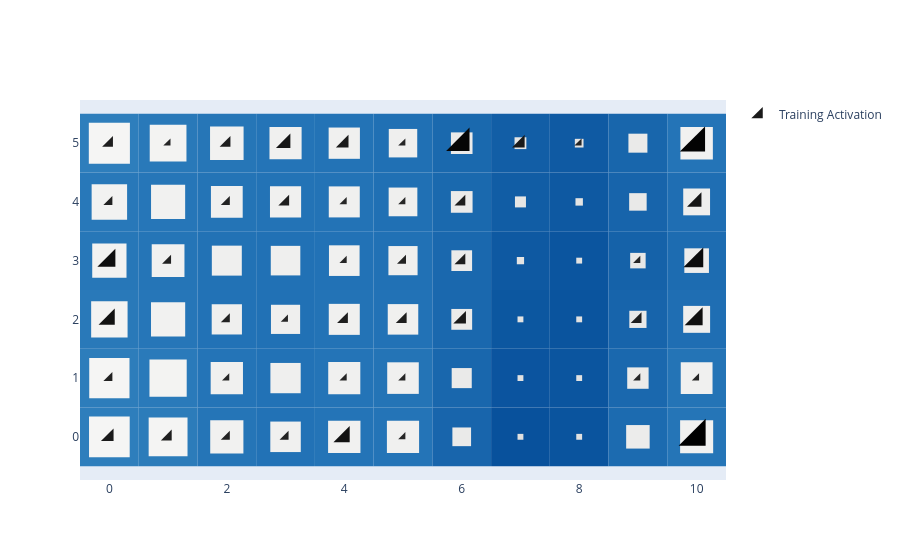

Notebook code for this chart:
### Code cell
basin.pond(base_style="iceflock") \
    .pad_layer() \
    .petal_layer() \
    .visualize();

### Figure 1 — Plotly figure (JSON) as saved in the notebook; plotly's stock layout.template omitted (floating-point values rounded to 4 significant figures)
{"data": [{"marker": {"color": [4, 3, 2, 2, 6, 1, 12, 2, 1, 1, 1, 1, 1, 6, 2, 1, 3, 3, 4, 3, 7, 7, 2, 1, 2, 3, 1, 8, 2, 2, 3, 1, 1, 3, 5, 3, 1, 3, 5, 4, 1, 10, 4, 1, 11], "colorscale": [[0.0, "rgb(38, 38, 38)"], [0.5, "rgb(16, 16, 16)"], [1.0, "rgb(0, 0, 0)"]], "line": {"color": [4, 3, 2, 2, 6, 1, 12, 2, 1, 1, 1, 1, 1, 6, 2, 1, 3, 3, 4, 3, 7, 7, 2, 1, 2, 3, 1, 8, 2, 2, 3, 1, 1, 3, 5, 3, 1, 3, 5, 4, 1, 10, 4, 1, 11], "colorscale": [[0.0, "rgb(38, 38, 38)"], [0.5, "rgb(16, 16, 16)"], [1.0, "rgb(0, 0, 0)"]], "width": 0}, "opacity": 1, "size": [14.0, 12.0, 10.0, 10.0, 18.0, 8.0, 30.0, 10.0, 8.0, 8.0, 8.0, 8.0, 8.0, 18.0, 10.0, 8.0, 12.0, 12.0, 14.0, 12.0, 20.0, 20.0, 10.0, 8.0, 10.0, 12.0, 8.0, 22.0, 10.0, 10.0, 12.0, 8.0, 8.0, 12.0, 16.0, 12.0, 8.0, 12.0, 16.0, 14.0, 8.0, 26.0, 14.0, 8.0, 28.0], "symbol": "triangle-se"}, "mode": "markers", "name": "Training Activation", "x": [0, 1, 2, 3, 4, 5, 10, 0, 2, 4, 5, 9, 10, 0, 2, 3, 4, 5, 6, 9, 10, 0, 1, 4, 5, 6, 9, 10, 0, 2, 3, 4, 5, 6, 10, 0, 1, 2, 3, 4, 5, 6, 7, 8, 10], "y": [0, 0, 0, 0, 0, 0, 0, 1, 1, 1, 1, 1, 1, 2, 2, 2, 2, 2, 2, 2, 2, 3, 3, 3, 3, 3, 3, 3, 4, 4, 4, 4, 4, 4, 4, 5, 5, 5, 5, 5, 5, 5, 5, 5, 5], "type": "scatter"}], "layout": {"shapes": [{"fillcolor": "rgb(46, 126, 188)", "layer": "between", "line": {"width": 0}, "type": "rect", "x0": -0.5, "x1": 0.5, "xref": "x", "y0": -0.5, "y1": 0.5, "yref": "y"}, {"fillcolor": "rgb(44, 124, 186)", "layer": "between", "line": {"width": 0}, "type": "rect", "x0": 0.5, "x1": 1.5, "xref": "x", "y0": -0.5, "y1": 0.5, "yref": "y"}, {"fillcolor": "rgb(37, 117, 183)", "layer": "between", "line": {"width": 0}, "type": "rect", "x0": 1.5, "x1": 2.5, "xref": "x", "y0": -0.5, "y1": 0.5, "yref": "y"}, {"fillcolor": "rgb(34, 114, 182)", "layer": "between", "line": {"width": 0}, "type": "rect", "x0": 2.5, "x1": 3.5, "xref": "x", "y0": -0.5, "y1": 0.5, "yref": "y"}, {"fillcolor": "rgb(36, 116, 183)", "layer": "between", "line": {"width": 0}, "type": "rect", "x0": 3.5, "x1": 4.5, "xref": "x", "y0": -0.5, "y1": 0.5, "yref": "y"}, {"fillcolor": "rgb(36, 116, 183)", "layer": "between", "line": {"width": 0}, "type": "rect", "x0": 4.5, "x1": 5.5, "xref": "x", "y0": -0.5, "y1": 0.5, "yref": "y"}, {"fillcolor": "rgb(24, 101, 172)", "layer": "between", "line": {"width": 0}, "type": "rect", "x0": 5.5, "x1": 6.5, "xref": "x", "y0": -0.5, "y1": 0.5, "yref": "y"}, {"fillcolor": "rgb(8, 81, 156)", "layer": "between", "line": {"width": 0}, "type": "rect", "x0": 6.5, "x1": 7.5, "xref": "x", "y0": -0.5, "y1": 0.5, "yref": "y"}, {"fillcolor": "rgb(10, 84, 158)", "layer": "between", "line": {"width": 0}, "type": "rect", "x0": 7.5, "x1": 8.5, "xref": "x", "y0": -0.5, "y1": 0.5, "yref": "y"}, {"fillcolor": "rgb(28, 107, 176)", "layer": "between", "line": {"width": 0}, "type": "rect", "x0": 8.5, "x1": 9.5, "xref": "x", "y0": -0.5, "y1": 0.5, "yref": "y"}, {"fillcolor": "rgb(37, 117, 183)", "layer": "between", "line": {"width": 0}, "type": "rect", "x0": 9.5, "x1": 10.5, "xref": "x", "y0": -0.5, "y1": 0.5, "yref": "y"}, {"fillcolor": "rgb(45, 125, 187)", "layer": "between", "line": {"width": 0}, "type": "rect", "x0": -0.5, "x1": 0.5, "xref": "x", "y0": 0.5, "y1": 1.5, "yref": "y"}, {"fillcolor": "rgb(42, 122, 186)", "layer": "between", "line": {"width": 0}, "type": "rect", "x0": 0.5, "x1": 1.5, "xref": "x", "y0": 0.5, "y1": 1.5, "yref": "y"}, {"fillcolor": "rgb(36, 116, 183)", "layer": "between", "line": {"width": 0}, "type": "rect", "x0": 1.5, "x1": 2.5, "xref": "x", "y0": 0.5, "y1": 1.5, "yref": "y"}, {"fillcolor": "rgb(34, 114, 182)", "layer": "between", "line": {"width": 0}, "type": "rect", "x0": 2.5, "x1": 3.5, "xref": "x", "y0": 0.5, "y1": 1.5, "yref": "y"}, {"fillcolor": "rgb(36, 116, 183)", "layer": "between", "line": {"width": 0}, "type": "rect", "x0": 3.5, "x1": 4.5, "xref": "x", "y0": 0.5, "y1": 1.5, "yref": "y"}, {"fillcolor": "rgb(36, 116, 182)", "layer": "between", "line": {"width": 0}, "type": "rect", "x0": 4.5, "x1": 5.5, "xref": "x", "y0": 0.5, "y1": 1.5, "yref": "y"}, {"fillcolor": "rgb(25, 103, 173)", "layer": "between", "line": {"width": 0}, "type": "rect", "x0": 5.5, "x1": 6.5, "xref": "x", "y0": 0.5, "y1": 1.5, "yref": "y"}, {"fillcolor": "rgb(11, 84, 159)", "layer": "between", "line": {"width": 0}, "type": "rect", "x0": 6.5, "x1": 7.5, "xref": "x", "y0": 0.5, "y1": 1.5, "yref": "y"}, {"fillcolor": "rgb(11, 85, 159)", "layer": "between", "line": {"width": 0}, "type": "rect", "x0": 7.5, "x1": 8.5, "xref": "x", "y0": 0.5, "y1": 1.5, "yref": "y"}, {"fillcolor": "rgb(26, 104, 174)", "layer": "between", "line": {"width": 0}, "type": "rect", "x0": 8.5, "x1": 9.5, "xref": "x", "y0": 0.5, "y1": 1.5, "yref": "y"}, {"fillcolor": "rgb(36, 116, 182)", "layer": "between", "line": {"width": 0}, "type": "rect", "x0": 9.5, "x1": 10.5, "xref": "x", "y0": 0.5, "y1": 1.5, "yref": "y"}, {"fillcolor": "rgb(41, 121, 185)", "layer": "between", "line": {"width": 0}, "type": "rect", "x0": -0.5, "x1": 0.5, "xref": "x", "y0": 1.5, "y1": 2.5, "yref": "y"}, {"fillcolor": "rgb(38, 118, 184)", "layer": "between", "line": {"width": 0}, "type": "rect", "x0": 0.5, "x1": 1.5, "xref": "x", "y0": 1.5, "y1": 2.5, "yref": "y"}, {"fillcolor": "rgb(34, 114, 182)", "layer": "between", "line": {"width": 0}, "type": "rect", "x0": 1.5, "x1": 2.5, "xref": "x", "y0": 1.5, "y1": 2.5, "yref": "y"}, {"fillcolor": "rgb(33, 113, 181)", "layer": "between", "line": {"width": 0}, "type": "rect", "x0": 2.5, "x1": 3.5, "xref": "x", "y0": 1.5, "y1": 2.5, "yref": "y"}, {"fillcolor": "rgb(35, 115, 182)", "layer": "between", "line": {"width": 0}, "type": "rect", "x0": 3.5, "x1": 4.5, "xref": "x", "y0": 1.5, "y1": 2.5, "yref": "y"}, {"fillcolor": "rgb(34, 114, 182)", "layer": "between", "line": {"width": 0}, "type": "rect", "x0": 4.5, "x1": 5.5, "xref": "x", "y0": 1.5, "y1": 2.5, "yref": "y"}, {"fillcolor": "rgb(26, 104, 174)", "layer": "between", "line": {"width": 0}, "type": "rect", "x0": 5.5, "x1": 6.5, "xref": "x", "y0": 1.5, "y1": 2.5, "yref": "y"}, {"fillcolor": "rgb(12, 87, 160)", "layer": "between", "line": {"width": 0}, "type": "rect", "x0": 6.5, "x1": 7.5, "xref": "x", "y0": 1.5, "y1": 2.5, "yref": "y"}, {"fillcolor": "rgb(10, 84, 158)", "layer": "between", "line": {"width": 0}, "type": "rect", "x0": 7.5, "x1": 8.5, "xref": "x", "y0": 1.5, "y1": 2.5, "yref": "y"}, {"fillcolor": "rgb(23, 100, 171)", "layer": "between", "line": {"width": 0}, "type": "rect", "x0": 8.5, "x1": 9.5, "xref": "x", "y0": 1.5, "y1": 2.5, "yref": "y"}, {"fillcolor": "rgb(31, 110, 179)", "layer": "between", "line": {"width": 0}, "type": "rect", "x0": 9.5, "x1": 10.5, "xref": "x", "y0": 1.5, "y1": 2.5, "yref": "y"}, {"fillcolor": "rgb(39, 119, 184)", "layer": "between", "line": {"width": 0}, "type": "rect", "x0": -0.5, "x1": 0.5, "xref": "x", "y0": 2.5, "y1": 3.5, "yref": "y"}, {"fillcolor": "rgb(37, 117, 183)", "layer": "between", "line": {"width": 0}, "type": "rect", "x0": 0.5, "x1": 1.5, "xref": "x", "y0": 2.5, "y1": 3.5, "yref": "y"}, {"fillcolor": "rgb(34, 114, 181)", "layer": "between", "line": {"width": 0}, "type": "rect", "x0": 1.5, "x1": 2.5, "xref": "x", "y0": 2.5, "y1": 3.5, "yref": "y"}, {"fillcolor": "rgb(33, 113, 181)", "layer": "between", "line": {"width": 0}, "type": "rect", "x0": 2.5, "x1": 3.5, "xref": "x", "y0": 2.5, "y1": 3.5, "yref": "y"}, {"fillcolor": "rgb(34, 114, 182)", "layer": "between", "line": {"width": 0}, "type": "rect", "x0": 3.5, "x1": 4.5, "xref": "x", "y0": 2.5, "y1": 3.5, "yref": "y"}, {"fillcolor": "rgb(33, 113, 181)", "layer": "between", "line": {"width": 0}, "type": "rect", "x0": 4.5, "x1": 5.5, "xref": "x", "y0": 2.5, "y1": 3.5, "yref": "y"}, {"fillcolor": "rgb(26, 104, 174)", "layer": "between", "line": {"width": 0}, "type": "rect", "x0": 5.5, "x1": 6.5, "xref": "x", "y0": 2.5, "y1": 3.5, "yref": "y"}, {"fillcolor": "rgb(14, 89, 162)", "layer": "between", "line": {"width": 0}, "type": "rect", "x0": 6.5, "x1": 7.5, "xref": "x", "y0": 2.5, "y1": 3.5, "yref": "y"}, {"fillcolor": "rgb(11, 85, 159)", "layer": "between", "line": {"width": 0}, "type": "rect", "x0": 7.5, "x1": 8.5, "xref": "x", "y0": 2.5, "y1": 3.5, "yref": "y"}, {"fillcolor": "rgb(21, 98, 169)", "layer": "between", "line": {"width": 0}, "type": "rect", "x0": 8.5, "x1": 9.5, "xref": "x", "y0": 2.5, "y1": 3.5, "yref": "y"}, {"fillcolor": "rgb(29, 108, 177)", "layer": "between", "line": {"width": 0}, "type": "rect", "x0": 9.5, "x1": 10.5, "xref": "x", "y0": 2.5, "y1": 3.5, "yref": "y"}, {"fillcolor": "rgb(40, 120, 185)", "layer": "between", "line": {"width": 0}, "type": "rect", "x0": -0.5, "x1": 0.5, "xref": "x", "y0": 3.5, "y1": 4.5, "yref": "y"}, {"fillcolor": "rgb(38, 118, 184)", "layer": "between", "line": {"width": 0}, "type": "rect", "x0": 0.5, "x1": 1.5, "xref": "x", "y0": 3.5, "y1": 4.5, "yref": "y"}, {"fillcolor": "rgb(36, 116, 182)", "layer": "between", "line": {"width": 0}, "type": "rect", "x0": 1.5, "x1": 2.5, "xref": "x", "y0": 3.5, "y1": 4.5, "yref": "y"}, {"fillcolor": "rgb(35, 115, 182)", "layer": "between", "line": {"width": 0}, "type": "rect", "x0": 2.5, "x1": 3.5, "xref": "x", "y0": 3.5, "y1": 4.5, "yref": "y"}, {"fillcolor": "rgb(35, 115, 182)", "layer": "between", "line": {"width": 0}, "type": "rect", "x0": 3.5, "x1": 4.5, "xref": "x", "y0": 3.5, "y1": 4.5, "yref": "y"}, {"fillcolor": "rgb(32, 112, 180)", "layer": "between", "line": {"width": 0}, "type": "rect", "x0": 4.5, "x1": 5.5, "xref": "x", "y0": 3.5, "y1": 4.5, "yref": "y"}, {"fillcolor": "rgb(26, 105, 174)", "layer": "between", "line": {"width": 0}, "type": "rect", "x0": 5.5, "x1": 6.5, "xref": "x", "y0": 3.5, "y1": 4.5, "yref": "y"}, {"fillcolor": "rgb(17, 93, 165)", "layer": "between", "line": {"width": 0}, "type": "rect", "x0": 6.5, "x1": 7.5, "xref": "x", "y0": 3.5, "y1": 4.5, "yref": "y"}, {"fillcolor": "rgb(14, 89, 162)", "layer": "between", "line": {"width": 0}, "type": "rect", "x0": 7.5, "x1": 8.5, "xref": "x", "y0": 3.5, "y1": 4.5, "yref": "y"}, {"fillcolor": "rgb(23, 100, 171)", "layer": "between", "line": {"width": 0}, "type": "rect", "x0": 8.5, "x1": 9.5, "xref": "x", "y0": 3.5, "y1": 4.5, "yref": "y"}, {"fillcolor": "rgb(31, 110, 179)", "layer": "between", "line": {"width": 0}, "type": "rect", "x0": 9.5, "x1": 10.5, "xref": "x", "y0": 3.5, "y1": 4.5, "yref": "y"}, {"fillcolor": "rgb(46, 126, 188)", "layer": "between", "line": {"width": 0}, "type": "rect", "x0": -0.5, "x1": 0.5, "xref": "x", "y0": 4.5, "y1": 5.5, "yref": "y"}, {"fillcolor": "rgb(41, 121, 185)", "layer": "between", "line": {"width": 0}, "type": "rect", "x0": 0.5, "x1": 1.5, "xref": "x", "y0": 4.5, "y1": 5.5, "yref": "y"}, {"fillcolor": "rgb(38, 118, 183)", "layer": "between", "line": {"width": 0}, "type": "rect", "x0": 1.5, "x1": 2.5, "xref": "x", "y0": 4.5, "y1": 5.5, "yref": "y"}, {"fillcolor": "rgb(36, 116, 183)", "layer": "between", "line": {"width": 0}, "type": "rect", "x0": 2.5, "x1": 3.5, "xref": "x", "y0": 4.5, "y1": 5.5, "yref": "y"}, {"fillcolor": "rgb(35, 115, 182)", "layer": "between", "line": {"width": 0}, "type": "rect", "x0": 3.5, "x1": 4.5, "xref": "x", "y0": 4.5, "y1": 5.5, "yref": "y"}, {"fillcolor": "rgb(32, 112, 180)", "layer": "between", "line": {"width": 0}, "type": "rect", "x0": 4.5, "x1": 5.5, "xref": "x", "y0": 4.5, "y1": 5.5, "yref": "y"}, {"fillcolor": "rgb(26, 105, 174)", "layer": "between", "line": {"width": 0}, "type": "rect", "x0": 5.5, "x1": 6.5, "xref": "x", "y0": 4.5, "y1": 5.5, "yref": "y"}, {"fillcolor": "rgb(18, 94, 166)", "layer": "between", "line": {"width": 0}, "type": "rect", "x0": 6.5, "x1": 7.5, "xref": "x", "y0": 4.5, "y1": 5.5, "yref": "y"}, {"fillcolor": "rgb(15, 90, 163)", "layer": "between", "line": {"width": 0}, "type": "rect", "x0": 7.5, "x1": 8.5, "xref": "x", "y0": 4.5, "y1": 5.5, "yref": "y"}, {"fillcolor": "rgb(24, 102, 172)", "layer": "between", "line": {"width": 0}, "type": "rect", "x0": 8.5, "x1": 9.5, "xref": "x", "y0": 4.5, "y1": 5.5, "yref": "y"}, {"fillcolor": "rgb(36, 116, 183)", "layer": "between", "line": {"width": 0}, "type": "rect", "x0": 9.5, "x1": 10.5, "xref": "x", "y0": 4.5, "y1": 5.5, "yref": "y"}, {"fillcolor": "rgb(245, 245, 244)", "layer": "between", "line": {"width": 0}, "type": "rect", "x0": -0.3462, "x1": 0.3462, "xref": "x", "y0": -0.3462, "y1": 0.3462, "yref": "y"}, {"fillcolor": "rgb(244, 244, 243)", "layer": "between", "line": {"width": 0}, "type": "rect", "x0": 0.6692, "x1": 1.331, "xref": "x", "y0": -0.3308, "y1": 0.3308, "yref": "y"}, {"fillcolor": "rgb(241, 241, 240)", "layer": "between", "line": {"width": 0}, "type": "rect", "x0": 1.717, "x1": 2.283, "xref": "x", "y0": -0.2826, "y1": 0.2826, "yref": "y"}, {"fillcolor": "rgb(240, 240, 239)", "layer": "between", "line": {"width": 0}, "type": "rect", "x0": 2.74, "x1": 3.26, "xref": "x", "y0": -0.2596, "y1": 0.2596, "yref": "y"}, {"fillcolor": "rgb(241, 241, 240)", "layer": "between", "line": {"width": 0}, "type": "rect", "x0": 3.724, "x1": 4.276, "xref": "x", "y0": -0.2756, "y1": 0.2756, "yref": "y"}, {"fillcolor": "rgb(240, 240, 239)", "layer": "between", "line": {"width": 0}, "type": "rect", "x0": 4.726, "x1": 5.274, "xref": "x", "y0": -0.2739, "y1": 0.2739, "yref": "y"}, {"fillcolor": "rgb(234, 234, 233)", "layer": "between", "line": {"width": 0}, "type": "rect", "x0": 5.841, "x1": 6.159, "xref": "x", "y0": -0.1591, "y1": 0.1591, "yref": "y"}, {"fillcolor": "rgb(224, 224, 223)", "layer": "between", "line": {"width": 0}, "type": "rect", "x0": 6.95, "x1": 7.05, "xref": "x", "y0": -0.05, "y1": 0.05, "yref": "y"}, {"fillcolor": "rgb(225, 225, 224)", "layer": "between", "line": {"width": 0}, "type": "rect", "x0": 7.95, "x1": 8.05, "xref": "x", "y0": -0.05, "y1": 0.05, "yref": "y"}, {"fillcolor": "rgb(236, 236, 235)", "layer": "between", "line": {"width": 0}, "type": "rect", "x0": 8.8, "x1": 9.2, "xref": "x", "y0": -0.2003, "y1": 0.2003, "yref": "y"}, {"fillcolor": "rgb(241, 241, 240)", "layer": "between", "line": {"width": 0}, "type": "rect", "x0": 9.719, "x1": 10.28, "xref": "x", "y0": -0.2815, "y1": 0.2815, "yref": "y"}, {"fillcolor": "rgb(245, 245, 244)", "layer": "between", "line": {"width": 0}, "type": "rect", "x0": -0.3428, "x1": 0.3428, "xref": "x", "y0": 0.6572, "y1": 1.343, "yref": "y"}, {"fillcolor": "rgb(243, 243, 242)", "layer": "between", "line": {"width": 0}, "type": "rect", "x0": 0.6828, "x1": 1.317, "xref": "x", "y0": 0.6828, "y1": 1.317, "yref": "y"}, {"fillcolor": "rgb(240, 240, 239)", "layer": "between", "line": {"width": 0}, "type": "rect", "x0": 1.725, "x1": 2.275, "xref": "x", "y0": 0.7251, "y1": 1.275, "yref": "y"}, {"fillcolor": "rgb(239, 239, 238)", "layer": "between", "line": {"width": 0}, "type": "rect", "x0": 2.742, "x1": 3.258, "xref": "x", "y0": 0.7422, "y1": 1.258, "yref": "y"}, {"fillcolor": "rgb(240, 240, 239)", "layer": "between", "line": {"width": 0}, "type": "rect", "x0": 3.727, "x1": 4.273, "xref": "x", "y0": 0.7268, "y1": 1.273, "yref": "y"}, {"fillcolor": "rgb(240, 240, 239)", "layer": "between", "line": {"width": 0}, "type": "rect", "x0": 4.731, "x1": 5.269, "xref": "x", "y0": 0.731, "y1": 1.269, "yref": "y"}, {"fillcolor": "rgb(234, 234, 233)", "layer": "between", "line": {"width": 0}, "type": "rect", "x0": 5.829, "x1": 6.171, "xref": "x", "y0": 0.8291, "y1": 1.171, "yref": "y"}, {"fillcolor": "rgb(226, 226, 225)", "layer": "between", "line": {"width": 0}, "type": "rect", "x0": 6.95, "x1": 7.05, "xref": "x", "y0": 0.95, "y1": 1.05, "yref": "y"}, {"fillcolor": "rgb(226, 226, 225)", "layer": "between", "line": {"width": 0}, "type": "rect", "x0": 7.95, "x1": 8.05, "xref": "x", "y0": 0.95, "y1": 1.05, "yref": "y"}, {"fillcolor": "rgb(235, 235, 234)", "layer": "between", "line": {"width": 0}, "type": "rect", "x0": 8.818, "x1": 9.182, "xref": "x", "y0": 0.8178, "y1": 1.182, "yref": "y"}, {"fillcolor": "rgb(240, 240, 239)", "layer": "between", "line": {"width": 0}, "type": "rect", "x0": 9.729, "x1": 10.27, "xref": "x", "y0": 0.7293, "y1": 1.271, "yref": "y"}, {"fillcolor": "rgb(243, 243, 242)", "layer": "between", "line": {"width": 0}, "type": "rect", "x0": -0.3102, "x1": 0.3102, "xref": "x", "y0": 1.69, "y1": 2.31, "yref": "y"}, {"fillcolor": "rgb(241, 241, 240)", "layer": "between", "line": {"width": 0}, "type": "rect", "x0": 0.7091, "x1": 1.291, "xref": "x", "y0": 1.709, "y1": 2.291, "yref": "y"}, {"fillcolor": "rgb(239, 239, 238)", "layer": "between", "line": {"width": 0}, "type": "rect", "x0": 1.743, "x1": 2.257, "xref": "x", "y0": 1.743, "y1": 2.257, "yref": "y"}, {"fillcolor": "rgb(239, 239, 238)", "layer": "between", "line": {"width": 0}, "type": "rect", "x0": 2.752, "x1": 3.248, "xref": "x", "y0": 1.752, "y1": 2.248, "yref": "y"}, {"fillcolor": "rgb(240, 240, 239)", "layer": "between", "line": {"width": 0}, "type": "rect", "x0": 3.736, "x1": 4.264, "xref": "x", "y0": 1.736, "y1": 2.264, "yref": "y"}, {"fillcolor": "rgb(240, 240, 239)", "layer": "between", "line": {"width": 0}, "type": "rect", "x0": 4.74, "x1": 5.26, "xref": "x", "y0": 1.74, "y1": 2.26, "yref": "y"}, {"fillcolor": "rgb(235, 235, 234)", "layer": "between", "line": {"width": 0}, "type": "rect", "x0": 5.823, "x1": 6.177, "xref": "x", "y0": 1.823, "y1": 2.177, "yref": "y"}, {"fillcolor": "rgb(227, 227, 226)", "layer": "between", "line": {"width": 0}, "type": "rect", "x0": 6.95, "x1": 7.05, "xref": "x", "y0": 1.95, "y1": 2.05, "yref": "y"}, {"fillcolor": "rgb(225, 225, 224)", "layer": "between", "line": {"width": 0}, "type": "rect", "x0": 7.95, "x1": 8.05, "xref": "x", "y0": 1.95, "y1": 2.05, "yref": "y"}, {"fillcolor": "rgb(233, 233, 232)", "layer": "between", "line": {"width": 0}, "type": "rect", "x0": 8.854, "x1": 9.146, "xref": "x", "y0": 1.854, "y1": 2.146, "yref": "y"}, {"fillcolor": "rgb(238, 238, 237)", "layer": "between", "line": {"width": 0}, "type": "rect", "x0": 9.771, "x1": 10.23, "xref": "x", "y0": 1.771, "y1": 2.229, "yref": "y"}, {"fillcolor": "rgb(242, 242, 241)", "layer": "between", "line": {"width": 0}, "type": "rect", "x0": -0.2919, "x1": 0.2919, "xref": "x", "y0": 2.708, "y1": 3.292, "yref": "y"}, {"fillcolor": "rgb(241, 241, 240)", "layer": "between", "line": {"width": 0}, "type": "rect", "x0": 0.7213, "x1": 1.279, "xref": "x", "y0": 2.721, "y1": 3.279, "yref": "y"}, {"fillcolor": "rgb(239, 239, 238)", "layer": "between", "line": {"width": 0}, "type": "rect", "x0": 1.745, "x1": 2.255, "xref": "x", "y0": 2.745, "y1": 3.255, "yref": "y"}, {"fillcolor": "rgb(239, 239, 238)", "layer": "between", "line": {"width": 0}, "type": "rect", "x0": 2.748, "x1": 3.252, "xref": "x", "y0": 2.748, "y1": 3.252, "yref": "y"}, {"fillcolor": "rgb(240, 240, 239)", "layer": "between", "line": {"width": 0}, "type": "rect", "x0": 3.739, "x1": 4.261, "xref": "x", "y0": 2.739, "y1": 3.261, "yref": "y"}, {"fillcolor": "rgb(239, 239, 238)", "layer": "between", "line": {"width": 0}, "type": "rect", "x0": 4.752, "x1": 5.248, "xref": "x", "y0": 2.752, "y1": 3.248, "yref": "y"}, {"fillcolor": "rgb(235, 235, 234)", "layer": "between", "line": {"width": 0}, "type": "rect", "x0": 5.824, "x1": 6.176, "xref": "x", "y0": 2.824, "y1": 3.176, "yref": "y"}, {"fillcolor": "rgb(228, 228, 227)", "layer": "between", "line": {"width": 0}, "type": "rect", "x0": 6.938, "x1": 7.062, "xref": "x", "y0": 2.938, "y1": 3.062, "yref": "y"}, {"fillcolor": "rgb(226, 226, 225)", "layer": "between", "line": {"width": 0}, "type": "rect", "x0": 7.95, "x1": 8.05, "xref": "x", "y0": 2.95, "y1": 3.05, "yref": "y"}, {"fillcolor": "rgb(232, 232, 231)", "layer": "between", "line": {"width": 0}, "type": "rect", "x0": 8.868, "x1": 9.132, "xref": "x", "y0": 2.868, "y1": 3.132, "yref": "y"}, {"fillcolor": "rgb(237, 237, 236)", "layer": "between", "line": {"width": 0}, "type": "rect", "x0": 9.79, "x1": 10.21, "xref": "x", "y0": 2.79, "y1": 3.21, "yref": "y"}, {"fillcolor": "rgb(242, 242, 241)", "layer": "between", "line": {"width": 0}, "type": "rect", "x0": -0.3018, "x1": 0.3018, "xref": "x", "y0": 3.698, "y1": 4.302, "yref": "y"}, {"fillcolor": "rgb(241, 241, 240)", "layer": "between", "line": {"width": 0}, "type": "rect", "x0": 0.7096, "x1": 1.29, "xref": "x", "y0": 3.71, "y1": 4.29, "yref": "y"}, {"fillcolor": "rgb(240, 240, 239)", "layer": "between", "line": {"width": 0}, "type": "rect", "x0": 1.729, "x1": 2.271, "xref": "x", "y0": 3.729, "y1": 4.271, "yref": "y"}, {"fillcolor": "rgb(240, 240, 239)", "layer": "between", "line": {"width": 0}, "type": "rect", "x0": 2.735, "x1": 3.265, "xref": "x", "y0": 3.735, "y1": 4.265, "yref": "y"}, {"fillcolor": "rgb(240, 240, 239)", "layer": "between", "line": {"width": 0}, "type": "rect", "x0": 3.736, "x1": 4.264, "xref": "x", "y0": 3.736, "y1": 4.264, "yref": "y"}, {"fillcolor": "rgb(239, 239, 238)", "layer": "between", "line": {"width": 0}, "type": "rect", "x0": 4.756, "x1": 5.244, "xref": "x", "y0": 3.756, "y1": 4.244, "yref": "y"}, {"fillcolor": "rgb(235, 235, 234)", "layer": "between", "line": {"width": 0}, "type": "rect", "x0": 5.815, "x1": 6.185, "xref": "x", "y0": 3.815, "y1": 4.185, "yref": "y"}, {"fillcolor": "rgb(230, 230, 229)", "layer": "between", "line": {"width": 0}, "type": "rect", "x0": 6.906, "x1": 7.094, "xref": "x", "y0": 3.906, "y1": 4.094, "yref": "y"}, {"fillcolor": "rgb(228, 228, 227)", "layer": "between", "line": {"width": 0}, "type": "rect", "x0": 7.937, "x1": 8.063, "xref": "x", "y0": 3.937, "y1": 4.063, "yref": "y"}, {"fillcolor": "rgb(233, 233, 232)", "layer": "between", "line": {"width": 0}, "type": "rect", "x0": 8.851, "x1": 9.149, "xref": "x", "y0": 3.851, "y1": 4.149, "yref": "y"}, {"fillcolor": "rgb(238, 238, 237)", "layer": "between", "line": {"width": 0}, "type": "rect", "x0": 9.772, "x1": 10.23, "xref": "x", "y0": 3.772, "y1": 4.228, "yref": "y"}, {"fillcolor": "rgb(245, 245, 244)", "layer": "between", "line": {"width": 0}, "type": "rect", "x0": -0.35, "x1": 0.35, "xref": "x", "y0": 4.65, "y1": 5.35, "yref": "y"}, {"fillcolor": "rgb(243, 243, 242)", "layer": "between", "line": {"width": 0}, "type": "rect", "x0": 0.6872, "x1": 1.313, "xref": "x", "y0": 4.687, "y1": 5.313, "yref": "y"}, {"fillcolor": "rgb(241, 241, 240)", "layer": "between", "line": {"width": 0}, "type": "rect", "x0": 1.714, "x1": 2.286, "xref": "x", "y0": 4.714, "y1": 5.286, "yref": "y"}, {"fillcolor": "rgb(240, 240, 239)", "layer": "between", "line": {"width": 0}, "type": "rect", "x0": 2.726, "x1": 3.274, "xref": "x", "y0": 4.726, "y1": 5.274, "yref": "y"}, {"fillcolor": "rgb(240, 240, 239)", "layer": "between", "line": {"width": 0}, "type": "rect", "x0": 3.734, "x1": 4.266, "xref": "x", "y0": 4.734, "y1": 5.266, "yref": "y"}, {"fillcolor": "rgb(239, 239, 238)", "layer": "between", "line": {"width": 0}, "type": "rect", "x0": 4.758, "x1": 5.242, "xref": "x", "y0": 4.758, "y1": 5.242, "yref": "y"}, {"fillcolor": "rgb(235, 235, 234)", "layer": "between", "line": {"width": 0}, "type": "rect", "x0": 5.816, "x1": 6.184, "xref": "x", "y0": 4.816, "y1": 5.184, "yref": "y"}, {"fillcolor": "rgb(230, 230, 229)", "layer": "between", "line": {"width": 0}, "type": "rect", "x0": 6.899, "x1": 7.101, "xref": "x", "y0": 4.899, "y1": 5.101, "yref": "y"}, {"fillcolor": "rgb(228, 228, 227)", "layer": "between", "line": {"width": 0}, "type": "rect", "x0": 7.926, "x1": 8.074, "xref": "x", "y0": 4.926, "y1": 5.074, "yref": "y"}, {"fillcolor": "rgb(234, 234, 233)", "layer": "between", "line": {"width": 0}, "type": "rect", "x0": 8.838, "x1": 9.162, "xref": "x", "y0": 4.838, "y1": 5.162, "yref": "y"}, {"fillcolor": "rgb(241, 241, 240)", "layer": "between", "line": {"width": 0}, "type": "rect", "x0": 9.724, "x1": 10.28, "xref": "x", "y0": 4.724, "y1": 5.276, "yref": "y"}], "xaxis": {"range": [-0.5, 10.5], "scaleanchor": "y", "constrain": "domain", "zeroline": false, "showgrid": false}, "yaxis": {"range": [-0.5, 5.5], "zeroline": false, "showgrid": false}, "autosize": true, "showlegend": true}}
